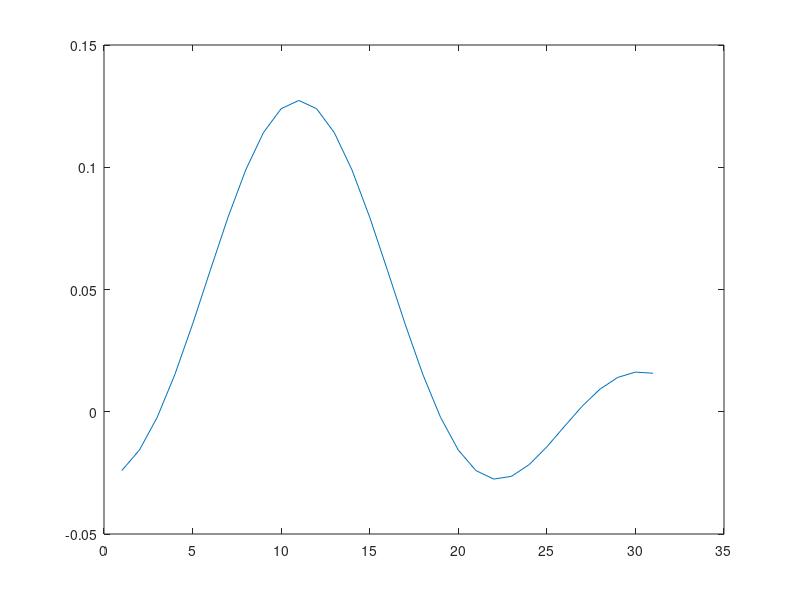
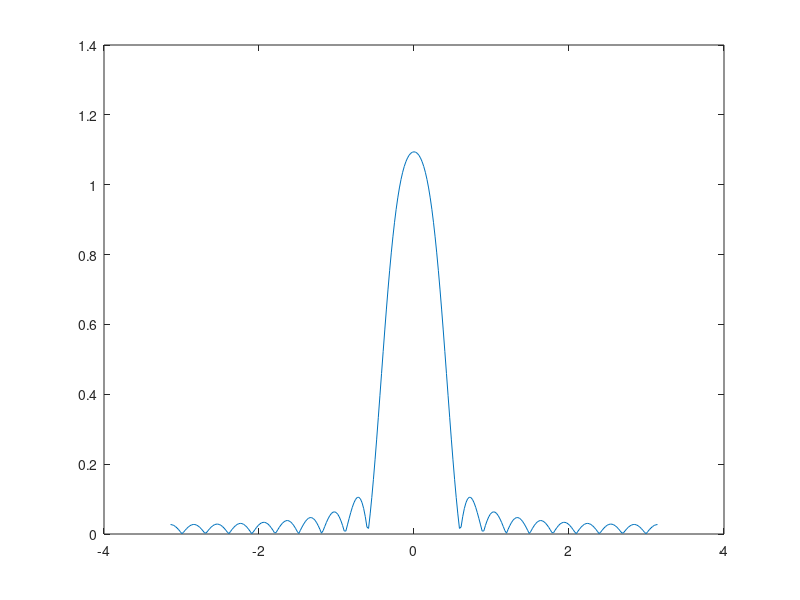

MATLAB code to generate these figures, in order:
% Low Pass Frequency example to show the generation of the 
% frequency coefficients
% cutoff frequency
Wc = 0.4; 
% filter length
N = 21;
% phase shift
m = (N-1)/2
% samples
n = 0:2*m + 10;
% delayed ideal filter
h = Wc/pi*sinc(Wc*(n-m)/pi);
plot (h);
figure;
% window
window = [ones(1, N) zeros(1, length(n) - N)];
% fir filter
hd = h.*window;
% frequency response
Wresponse = -pi:2*pi/300:pi;
% [h,w] = freqz(b,a,n) returns the n-point frequency response vector,
% h, and the corresponding angular frequency vector, w, for the
% digital filter with numerator and denominator polynomial coefficients
% stored in b and a, respectively.
Hd = freqz(hd, 1, Wresponse);
plot (Wresponse, abs(Hd));
